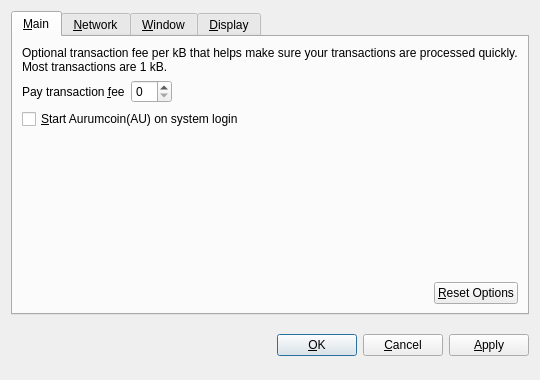
<?xml version="1.0" encoding="UTF-8"?>
<ui version="4.0">
 <class>OptionsDialog</class>
 <widget class="QDialog" name="OptionsDialog">
  <property name="geometry">
   <rect>
    <x>0</x>
    <y>0</y>
    <width>540</width>
    <height>380</height>
   </rect>
  </property>
  <property name="windowTitle">
   <string>Options</string>
  </property>
  <property name="modal">
   <bool>true</bool>
  </property>
  <layout class="QVBoxLayout" name="verticalLayout">
   <item>
    <widget class="QTabWidget" name="tabWidget">
     <property name="tabPosition">
      <enum>QTabWidget::North</enum>
     </property>
     <property name="currentIndex">
      <number>0</number>
     </property>
     <widget class="QWidget" name="tabMain">
      <attribute name="title">
       <string>&amp;Main</string>
      </attribute>
      <layout class="QVBoxLayout" name="verticalLayout_Main">
       <item>
        <widget class="QLabel" name="transactionFeeInfoLabel">
         <property name="text">
          <string>Optional transaction fee per kB that helps make sure your transactions are processed quickly. Most transactions are 1 kB.</string>
         </property>
         <property name="textFormat">
          <enum>Qt::PlainText</enum>
         </property>
         <property name="wordWrap">
          <bool>true</bool>
         </property>
        </widget>
       </item>
       <item>
        <layout class="QHBoxLayout" name="horizontalLayout_1_Main">
         <item>
          <widget class="QLabel" name="transactionFeeLabel">
           <property name="text">
            <string>Pay transaction &amp;fee</string>
           </property>
           <property name="textFormat">
            <enum>Qt::PlainText</enum>
           </property>
           <property name="buddy">
            <cstring>transactionFee</cstring>
           </property>
          </widget>
         </item>
         <item>
          <widget class="BitcoinAmountField" name="transactionFee"/>
         </item>
         <item>
          <spacer name="horizontalSpacer_1_Main">
           <property name="orientation">
            <enum>Qt::Horizontal</enum>
           </property>
           <property name="sizeHint" stdset="0">
            <size>
             <width>40</width>
             <height>20</height>
            </size>
           </property>
          </spacer>
         </item>
        </layout>
       </item>
       <item>
        <widget class="QCheckBox" name="bitcoinAtStartup">
         <property name="toolTip">
          <string>Automatically start Aurumcoin(AU) after logging in to the system.</string>
         </property>
         <property name="text">
          <string>&amp;Start Aurumcoin(AU) on system login</string>
         </property>
        </widget>
       </item>
       <item>
        <spacer name="verticalSpacer_Main">
         <property name="orientation">
          <enum>Qt::Vertical</enum>
         </property>
         <property name="sizeHint" stdset="0">
          <size>
           <width>20</width>
           <height>40</height>
          </size>
         </property>
        </spacer>
       </item>
       <item>
        <layout class="QHBoxLayout" name="horizontalLayout_2_Main">
         <item>
          <spacer name="horizontalSpacer_2_Main">
           <property name="orientation">
            <enum>Qt::Horizontal</enum>
           </property>
           <property name="sizeHint" stdset="0">
            <size>
             <width>40</width>
             <height>20</height>
            </size>
           </property>
          </spacer>
         </item>
         <item>
          <widget class="QPushButton" name="resetButton">
           <property name="toolTip">
            <string>Reset all client options to default.</string>
           </property>
           <property name="text">
            <string>&amp;Reset Options</string>
           </property>
           <property name="autoDefault">
            <bool>false</bool>
           </property>
          </widget>
         </item>
        </layout>
       </item>
      </layout>
     </widget>
     <widget class="QWidget" name="tabNetwork">
      <attribute name="title">
       <string>&amp;Network</string>
      </attribute>
      <layout class="QVBoxLayout" name="verticalLayout_Network">
       <item>
        <widget class="QCheckBox" name="mapPortUpnp">
         <property name="toolTip">
          <string>Automatically open the Aurumcoin(AU) client port on the router. This only works when your router supports UPnP and it is enabled.</string>
         </property>
         <property name="text">
          <string>Map port using &amp;UPnP</string>
         </property>
        </widget>
       </item>
       <item>
        <widget class="QCheckBox" name="connectSocks">
         <property name="toolTip">
          <string>Connect to the Aurumcoin(AU) network through a SOCKS proxy (e.g. when connecting through Tor).</string>
         </property>
         <property name="text">
          <string>&amp;Connect through SOCKS proxy:</string>
         </property>
        </widget>
       </item>
       <item>
        <layout class="QHBoxLayout" name="horizontalLayout_Network">
         <item>
          <widget class="QLabel" name="proxyIpLabel">
           <property name="text">
            <string>Proxy &amp;IP:</string>
           </property>
           <property name="textFormat">
            <enum>Qt::PlainText</enum>
           </property>
           <property name="buddy">
            <cstring>proxyIp</cstring>
           </property>
          </widget>
         </item>
         <item>
          <widget class="QValidatedLineEdit" name="proxyIp">
           <property name="maximumSize">
            <size>
             <width>140</width>
             <height>16777215</height>
            </size>
           </property>
           <property name="toolTip">
            <string>IP address of the proxy (e.g. 127.0.0.1)</string>
           </property>
          </widget>
         </item>
         <item>
          <widget class="QLabel" name="proxyPortLabel">
           <property name="text">
            <string>&amp;Port:</string>
           </property>
           <property name="textFormat">
            <enum>Qt::PlainText</enum>
           </property>
           <property name="buddy">
            <cstring>proxyPort</cstring>
           </property>
          </widget>
         </item>
         <item>
          <widget class="QLineEdit" name="proxyPort">
           <property name="maximumSize">
            <size>
             <width>55</width>
             <height>16777215</height>
            </size>
           </property>
           <property name="toolTip">
            <string>Port of the proxy (e.g. 9050)</string>
           </property>
          </widget>
         </item>
         <item>
          <widget class="QLabel" name="socksVersionLabel">
           <property name="text">
            <string>SOCKS &amp;Version:</string>
           </property>
           <property name="textFormat">
            <enum>Qt::PlainText</enum>
           </property>
           <property name="buddy">
            <cstring>socksVersion</cstring>
           </property>
          </widget>
         </item>
         <item>
          <widget class="QValueComboBox" name="socksVersion">
           <property name="toolTip">
            <string>SOCKS version of the proxy (e.g. 5)</string>
           </property>
          </widget>
         </item>
         <item>
          <spacer name="horizontalSpacer_Network">
           <property name="orientation">
            <enum>Qt::Horizontal</enum>
           </property>
           <property name="sizeHint" stdset="0">
            <size>
             <width>40</width>
             <height>20</height>
            </size>
           </property>
          </spacer>
         </item>
        </layout>
       </item>
       <item>
        <spacer name="verticalSpacer_Network">
         <property name="orientation">
          <enum>Qt::Vertical</enum>
         </property>
         <property name="sizeHint" stdset="0">
          <size>
           <width>20</width>
           <height>40</height>
          </size>
         </property>
        </spacer>
       </item>
      </layout>
     </widget>
     <widget class="QWidget" name="tabWindow">
      <attribute name="title">
       <string>&amp;Window</string>
      </attribute>
      <layout class="QVBoxLayout" name="verticalLayout_Window">
       <item>
        <widget class="QCheckBox" name="minimizeToTray">
         <property name="toolTip">
          <string>Show only a tray icon after minimizing the window.</string>
         </property>
         <property name="text">
          <string>&amp;Minimize to the tray instead of the taskbar</string>
         </property>
        </widget>
       </item>
       <item>
        <widget class="QCheckBox" name="minimizeOnClose">
         <property name="toolTip">
          <string>Minimize instead of exit the application when the window is closed. When this option is enabled, the application will be closed only after selecting Quit in the menu.</string>
         </property>
         <property name="text">
          <string>M&amp;inimize on close</string>
         </property>
        </widget>
       </item>
       <item>
        <spacer name="verticalSpacer_Window">
         <property name="orientation">
          <enum>Qt::Vertical</enum>
         </property>
         <property name="sizeHint" stdset="0">
          <size>
           <width>20</width>
           <height>40</height>
          </size>
         </property>
        </spacer>
       </item>
      </layout>
     </widget>
     <widget class="QWidget" name="tabDisplay">
      <attribute name="title">
       <string>&amp;Display</string>
      </attribute>
      <layout class="QVBoxLayout" name="verticalLayout_Display">
       <item>
        <layout class="QHBoxLayout" name="horizontalLayout_1_Display">
         <item>
          <widget class="QLabel" name="langLabel">
           <property name="text">
            <string>User Interface &amp;language:</string>
           </property>
           <property name="textFormat">
            <enum>Qt::PlainText</enum>
           </property>
           <property name="buddy">
            <cstring>lang</cstring>
           </property>
          </widget>
         </item>
         <item>
          <widget class="QValueComboBox" name="lang">
           <property name="toolTip">
            <string>The user interface language can be set here. This setting will take effect after restarting Aurumcoin(AU).</string>
           </property>
          </widget>
         </item>
        </layout>
       </item>
       <item>
        <layout class="QHBoxLayout" name="horizontalLayout_2_Display">
         <item>
          <widget class="QLabel" name="unitLabel">
           <property name="text">
            <string>&amp;Unit to show amounts in:</string>
           </property>
           <property name="textFormat">
            <enum>Qt::PlainText</enum>
           </property>
           <property name="buddy">
            <cstring>unit</cstring>
           </property>
          </widget>
         </item>
         <item>
          <widget class="QValueComboBox" name="unit">
           <property name="toolTip">
            <string>Choose the default subdivision unit to show in the interface and when sending coins.</string>
           </property>
          </widget>
         </item>
        </layout>
       </item>
       <item>
        <widget class="QCheckBox" name="displayAddresses">
         <property name="toolTip">
          <string>Whether to show Aurumcoin(AU) addresses in the transaction list or not.</string>
         </property>
         <property name="text">
          <string>&amp;Display addresses in transaction list</string>
         </property>
        </widget>
       </item>
       <item>
        <spacer name="verticalSpacer_Display">
         <property name="orientation">
          <enum>Qt::Vertical</enum>
         </property>
         <property name="sizeHint" stdset="0">
          <size>
           <width>20</width>
           <height>40</height>
          </size>
         </property>
        </spacer>
       </item>
      </layout>
     </widget>
    </widget>
   </item>
   <item>
    <layout class="QHBoxLayout" name="horizontalLayout_Buttons">
     <item>
      <spacer name="horizontalSpacer_1">
       <property name="orientation">
        <enum>Qt::Horizontal</enum>
       </property>
       <property name="sizeHint" stdset="0">
        <size>
         <width>40</width>
         <height>48</height>
        </size>
       </property>
      </spacer>
     </item>
     <item>
      <widget class="QLabel" name="statusLabel">
       <property name="font">
        <font>
         <weight>75</weight>
         <bold>true</bold>
        </font>
       </property>
       <property name="text">
        <string/>
       </property>
       <property name="textFormat">
        <enum>Qt::PlainText</enum>
       </property>
       <property name="wordWrap">
        <bool>true</bool>
       </property>
      </widget>
     </item>
     <item>
      <spacer name="horizontalSpacer_2">
       <property name="orientation">
        <enum>Qt::Horizontal</enum>
       </property>
       <property name="sizeHint" stdset="0">
        <size>
         <width>40</width>
         <height>48</height>
        </size>
       </property>
      </spacer>
     </item>
     <item>
      <widget class="QPushButton" name="okButton">
       <property name="text">
        <string>&amp;OK</string>
       </property>
      </widget>
     </item>
     <item>
      <widget class="QPushButton" name="cancelButton">
       <property name="text">
        <string>&amp;Cancel</string>
       </property>
       <property name="autoDefault">
        <bool>false</bool>
       </property>
      </widget>
     </item>
     <item>
      <widget class="QPushButton" name="applyButton">
       <property name="text">
        <string>&amp;Apply</string>
       </property>
       <property name="autoDefault">
        <bool>false</bool>
       </property>
      </widget>
     </item>
    </layout>
   </item>
  </layout>
 </widget>
 <customwidgets>
  <customwidget>
   <class>BitcoinAmountField</class>
   <extends>QSpinBox</extends>
   <header>bitcoinamountfield.h</header>
  </customwidget>
  <customwidget>
   <class>QValueComboBox</class>
   <extends>QComboBox</extends>
   <header>qvaluecombobox.h</header>
  </customwidget>
  <customwidget>
   <class>QValidatedLineEdit</class>
   <extends>QLineEdit</extends>
   <header>qvalidatedlineedit.h</header>
  </customwidget>
 </customwidgets>
 <resources/>
 <connections/>
</ui>
